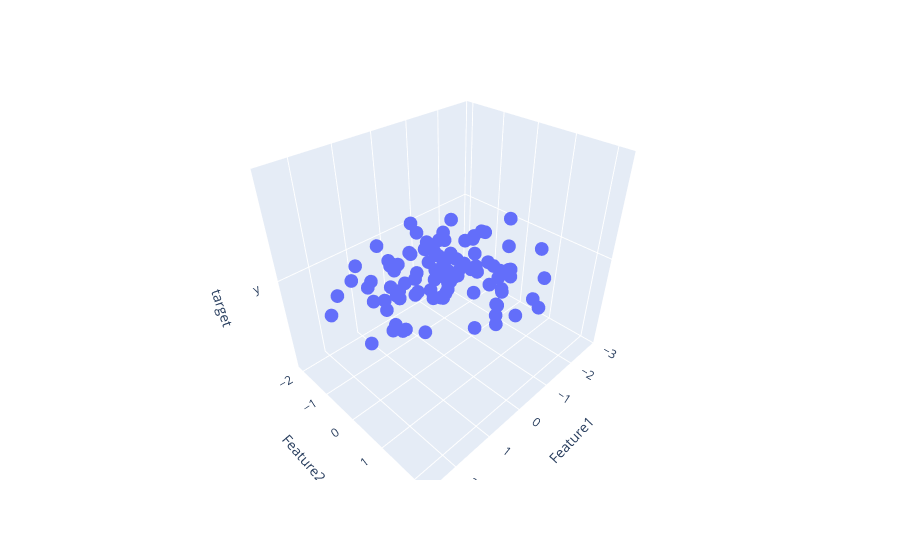

Notebook cell for this chart:
### Code cell
# Plot Plotly library
fig = px.scatter_3d(df, x='Feature1', y='Feature2', z = 'target')
fig.show()

### Figure 1 — Plotly figure (JSON) as saved in the notebook; plotly's stock layout.template omitted (floating-point values rounded to 4 significant figures)
{"data": [{"hovertemplate": "Feature1=%{x}<br>Feature2=%{y}<br>target=%{z}<extra></extra>", "legendgroup": "", "marker": {"color": "#636efa", "symbol": "circle"}, "mode": "markers", "name": "", "scene": "scene", "showlegend": false, "type": "scatter3d", "x": [-1.088, -0.6587, -0.4769, -1.349, 0.06705, 1.286, -0.5962, 1.36, 0.09731, -0.6392, -2.841, 0.0827, 1.186, 0.5182, 2.513, 0.04751, -0.00668, 0.136, -0.1726, 1.737, 0.3928, -2.243, 1.824, 0.4011, -1.138, 1.145, 0.8791, 0.6002, 0.8882, 1.557, -1.047, -0.9238, 0.06002, -1.725, -1.877, 0.09776, -0.8149, 0.6326, -0.8904, -0.4072, 0.6272, 0.6894, -0.9485, 1.538, 1.891, 0.8102, -0.4529, -1.433, -0.3403, -0.8659, 2.584, -0.5494, 2.148, -1.551, 1.297, -0.1025, 1.717, 0.06804, -0.3358, 1.619, -0.6069, -0.501, 1.874, 0.6973, -0.8782, 0.9961, 1.252, 0.1981, -0.9149, 0.3553, -0.08178, 0.6629, 0.1587, -0.6682, 0.4572, 0.8892, -0.5344, -1.794, -1.847, 0.06126, -0.5327, 0.7509, 0.52, 0.05846, -0.007737, -0.416, 0.5419, 2.013, -0.2157, 0.05434, 0.3217, -0.4563, 1.639, -0.3413, -1.244, -0.5345, 0.6629, 0.2361, -0.9954, -0.3051], "y": [1.002, 1.011, 0.3835, 1.72, 0.2008, -0.0525, 1.985, -0.8068, -0.1542, 0.3803, -0.4347, 0.3196, -0.3598, 1.96, 0.7087, -1.077, -0.4821, 0.168, -0.1765, -0.232, 0.5357, 0.9851, 0.8624, -1.832, -1.171, -0.1337, 1.743, -1.16, -0.2547, -0.09813, 0.9802, 0.6482, -1.01, -1.479, -0.4504, 0.9935, -0.9845, -0.2157, 0.8644, 1.316, -0.9987, 0.6309, 0.464, -0.6841, 0.8534, 0.5403, -0.2869, -0.4523, 1.039, -2.067, -0.4685, -1.128, -0.8984, -0.523, 0.06295, 0.3407, 0.1654, 1.61, 1.386, 1.175, -0.3775, 0.5433, 0.6242, -0.9771, 1.169, 0.1987, -1.513, 0.01903, -0.8918, 0.09574, 0.05054, 0.3022, 0.3773, -1.621, -0.3568, 0.1624, -0.144, 0.3711, -0.5413, -1.009, 0.1232, -0.7705, 0.5992, 1.569, 0.3204, -0.7385, -0.891, 0.7173, 0.2452, 2.06, 1.785, 2.233, -1.124, -0.507, -0.5284, -0.102, 0.6738, 0.3798, 0.0166, -0.9346], "z": ["y", "y", "y", "y", "y", "y", "y", "y", "y", "y", "y", "y", "y", "y", "y", "y", "y", "y", "y", "y", "y", "y", "y", "y", "y", "y", "y", "y", "y", "y", "y", "y", "y", "y", "y", "y", "y", "y", "y", "y", "y", "y", "y", "y", "y", "y", "y", "y", "y", "y", "y", "y", "y", "y", "y", "y", "y", "y", "y", "y", "y", "y", "y", "y", "y", "y", "y", "y", "y", "y", "y", "y", "y", "y", "y", "y", "y", "y", "y", "y", "y", "y", "y", "y", "y", "y", "y", "y", "y", "y", "y", "y", "y", "y", "y", "y", "y", "y", "y", "y"]}], "layout": {"autosize": true, "legend": {"tracegroupgap": 0}, "margin": {"t": 60}, "scene": {"aspectmode": "auto", "aspectratio": {"x": 1.123, "y": 0.8903, "z": 1}, "domain": {"x": [0, 1], "y": [0, 1]}, "xaxis": {"title": {"text": "Feature1"}, "type": "linear"}, "yaxis": {"title": {"text": "Feature2"}, "type": "linear"}, "zaxis": {"title": {"text": "target"}, "type": "category"}}}}
